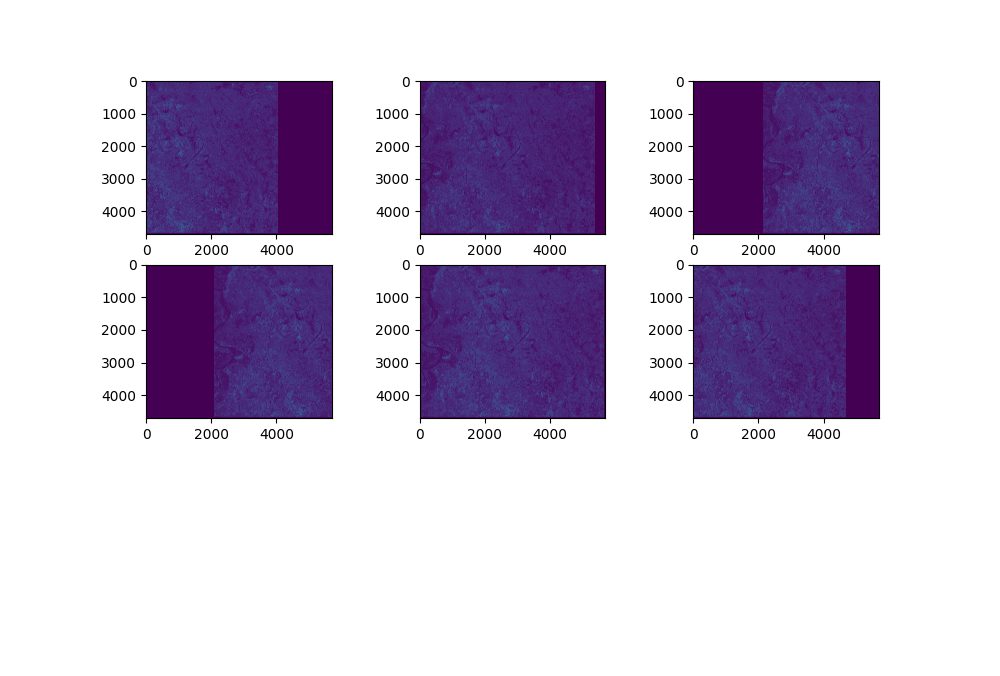

The Python source for this figure:
from rasterio.plot import show
import rasterio
import matplotlib.pyplot as plt
from keras.preprocessing.image import ImageDataGenerator
from numpy import expand_dims
import scipy
from keras.preprocessing.image import img_to_array

image = rasterio.open("C:\\Users\\ma\\project\\Scripts\\data\\lab3\\data\\HVshahdadpur.tif")

data = image.read()
data = data.transpose(1, 2, 0)


samples = expand_dims(data, 0)
data_generator = ImageDataGenerator(height_shift_range=0.5)
it = data_generator.flow(samples, batch_size=1)



plt.figure(figsize=(10, 10))
for i in range(6):
    plt.subplot(330 + 1 + i)
    batch = it.next()
    result = batch[0].astype('uint16')
    plt.imshow(result)

plt.show()
